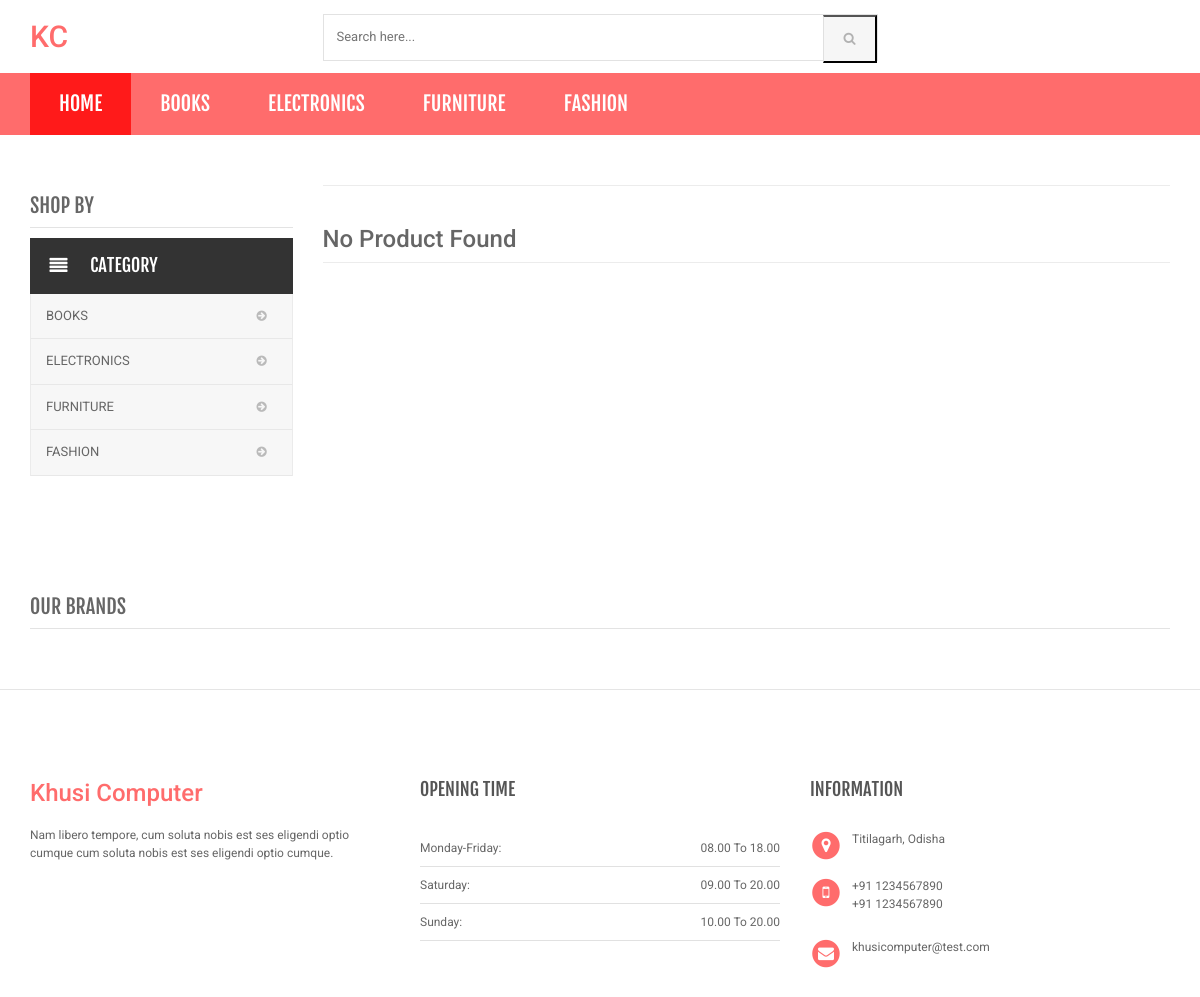
The page /shopping/category.php on the database as committed earlier.
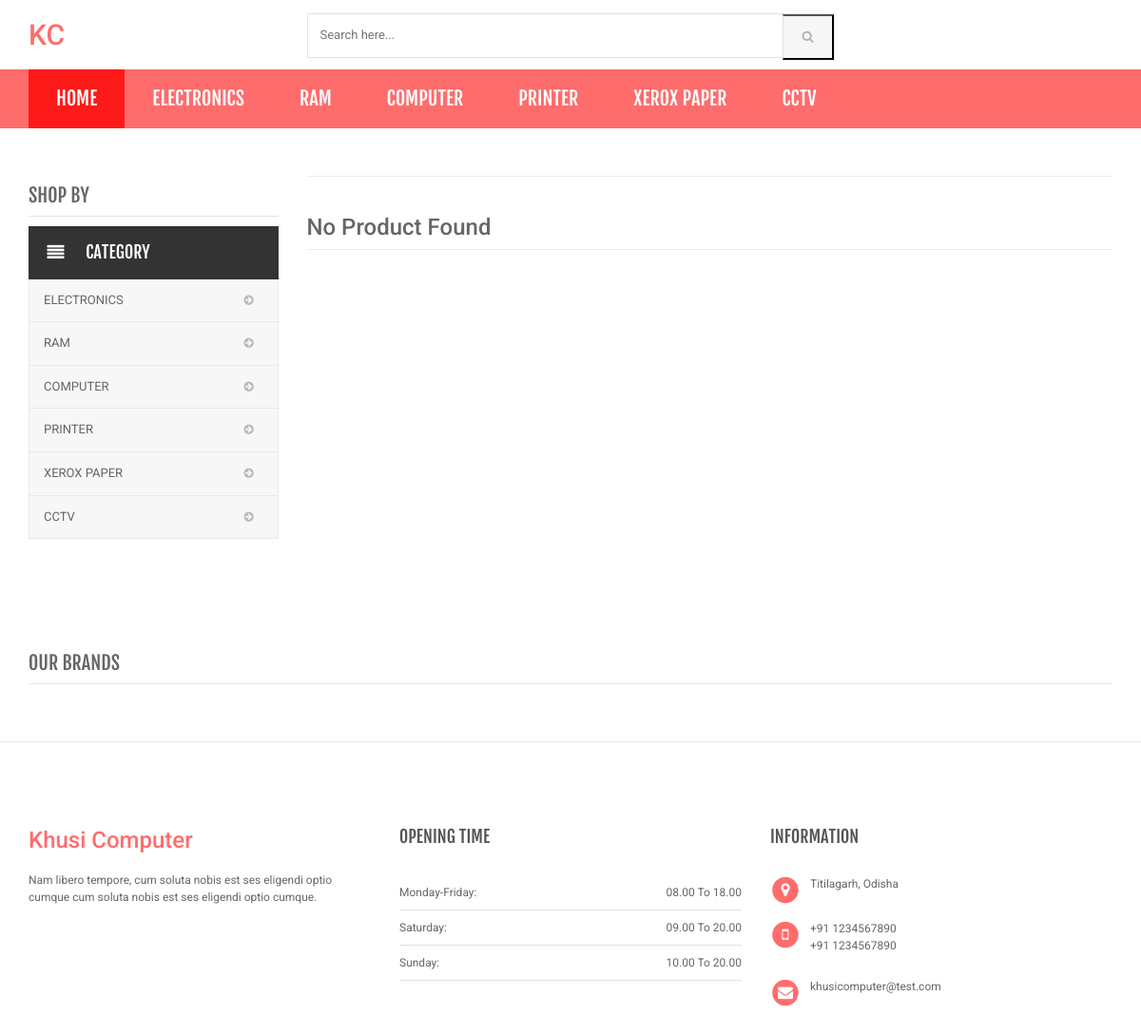
The same page on the database as committed later.
### tables this page shows
CREATE TABLE `category` (
  `id` int(11) NOT NULL,
  `categoryName` varchar(255) NOT NULL,
  `categoryDescription` longtext DEFAULT NULL,
  `creationDate` timestamp NOT NULL DEFAULT current_timestamp(),
  `updationDate` varchar(255) DEFAULT NULL
);

### shopping/category.php (the view, shortened to what the changed rows need)
<?php
include('includes/config.php');
$cid = isset($_GET['cid']) ? intval($_GET['cid']) : 0;
?>
<!DOCTYPE html>
<html lang="en">
	<head>
	    <link rel="stylesheet" href="assets/css/bootstrap.min.css">
	    <link rel="stylesheet" href="assets/css/main.css">
	    <link rel="stylesheet" href="assets/css/red.css">
	    <link rel="stylesheet" href="assets/css/owl.carousel.css">
		<link rel="stylesheet" href="assets/css/owl.transitions.css">
		<link href="assets/css/lightbox.css" rel="stylesheet">
		<link rel="stylesheet" href="assets/css/animate.min.css">
		<link rel="stylesheet" href="assets/css/rateit.css">
		<link rel="stylesheet" href="assets/css/bootstrap-select.min.css">
		<link rel="stylesheet" href="assets/css/config.css">
		<link href="assets/css/green.css" rel="alternate stylesheet" title="Green color">
		<link href="assets/css/blue.css" rel="alternate stylesheet" title="Blue color">
		<link href="assets/css/red.css" rel="alternate stylesheet" title="Red color">
		<link href="assets/css/orange.css" rel="alternate stylesheet" title="Orange color">
		<link href="assets/css/dark-green.css" rel="alternate stylesheet" title="Darkgreen color">
		<link rel="stylesheet" href="assets/css/font-awesome.min.css">
		<link href="https://cdn.jsdelivr.net/npm/bootstrap-icons@1.5.0/font/bootstrap-icons.css" rel="stylesheet" />
	</head>
    <body class="cnt-home">
<header class="header-style-1">
<div class="contain">
<?php include('includes/main-header.php');?>
<?php include('includes/menu-bar.php');?>
</div>
</header>
<div class="body-content outer-top-xs">
	<div class='container'>
		<div class='row outer-bottom-sm'>
			<div class='col-md-3 sidebar d-none d-md-none d-lg-block'>
 					<div class="sidebar-module-container">
	            		<div class="sidebar-filter">
						<div class="side-menu animate-dropdown outer-bottom-xs">
	         <?php
			 if (isset($_GET['scid'])){
				$sql=mysqli_query($con,"select id,categoryName  from category where id=$cid");
			 } else {
				$sql=mysqli_query($con,"select id,categoryName  from category");
			 }
while($row=mysqli_fetch_array($sql))
{
    ?>
    <nav class="yamm megamenu-horizontal" role="navigation">
	    	<ul class="nav">
	            <li class="dropdown menu-item">
	                <a href="sub-category.php?cid=<?php echo $row['id'];?>"  class="dropdown-toggle collapsed">
	                   <?php echo $row['categoryName'];?>
	                </a>
  				</li>
			</ul>
</nav>
	    <?php } ?>
</div>
	            	</div>
	            </div>
            </div>
		</div>
</div>
</div>
</body>
</html>

### shopping/includes/menu-bar.php (shortened to what the changed rows need)
<div class="header-nav animate-dropdown d-none d-md-none d-lg-block">
    <div class="container">
        <div class="yamm navbar navbar-default" role="navigation">
            <div class="nav-bg-class">
                <div class="navbar-collapse collapse" id="mc-horizontal-menu-collapse">
	<div class="nav-outer">
		<ul class="nav navbar-nav">
              <?php $sql=mysqli_query($con,"select id,categoryName  from category limit 6");
while($row=mysqli_fetch_array($sql))
{
    ?>
			<li class="dropdown yamm">
				<a href="category.php?cid=<?php echo $row['id'];?>"> <?php echo $row['categoryName'];?></a>
			</li>
			<?php } ?>
	</div>
</div>
            </div>
        </div>
    </div>
</div>

Rows that differ between the two databases and show on the page:
removed category: categoryName "BOOKS"
removed category: categoryName "FURNITURE"
removed category: categoryName "FASHION"
added category: categoryName "RAM"
added category: categoryName "COMPUTER"
added category: categoryName "PRINTER"
added category: categoryName "XEROX PAPER"
added category: categoryName "CCTV"
